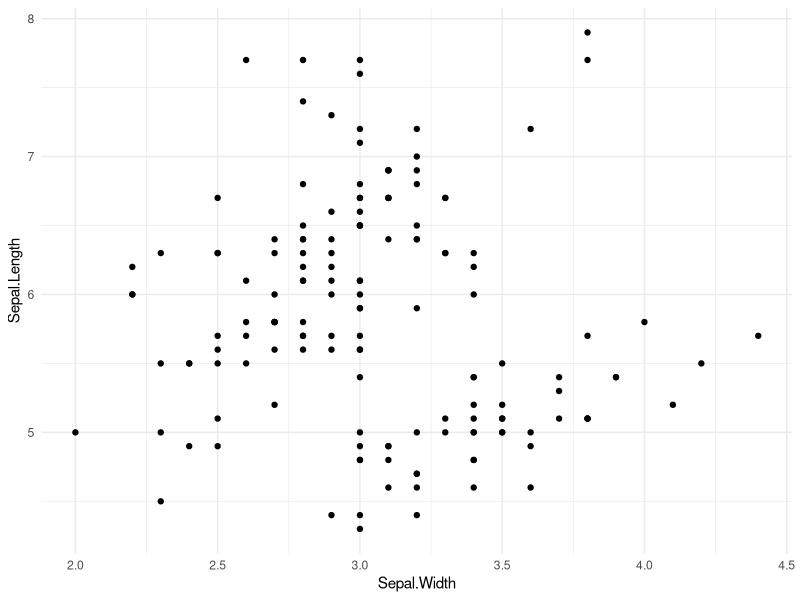

The R script that drew this image:
## ---- chunk 1
knitr::opts_chunk$set(echo = TRUE)
## ---- chunk 2
library(ggplot2)
## ---- chunk 3
data("iris")
## ---- chunk 4
gg_plot = ggplot(data=iris,aes(x=Sepal.Width, y=Sepal.Length)) + geom_point() + theme_minimal()
## ---- chunk 5
ggsave(
  "test.png",
  plot = gg_plot,
  device = NULL,
  path = NULL,
  scale = 1,
  width = NA,
  height = NA,
  units = c("in", "cm", "mm"),
  dpi = 350,
  limitsize = TRUE,
)
